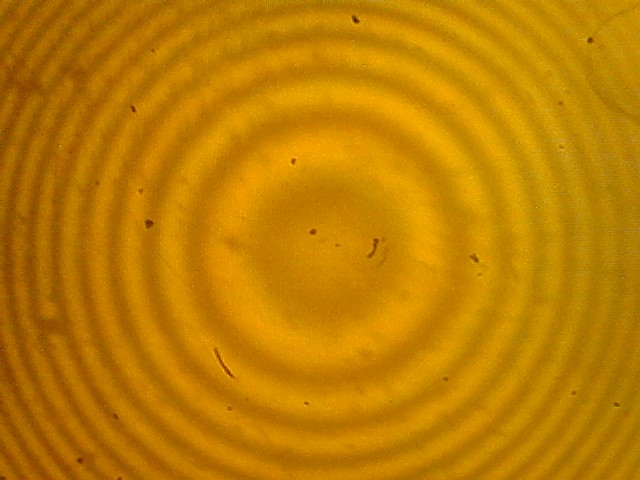
#> input picture OpenCV/AnillosDeNewton/Distancia focal- 5cm hasta el vidrio- 3,5 hasta el objeto.jpg, 640 x 480 px
$ python Intro.py
#> lines starting #> are read from the running program, lines starting #| are printed output that depends on the picture; after the words box and inside, x2 and y2 are one past the last pixel; in counts of white or black regions, pixels touching at a corner belong together
import cv2 as cv
import numpy as np
import os

# Defino colores en BGR nomas por simpleza despues
BLUE = (255,0,0)
GREEN = (0,255,0)
RED = (0,0,255)

# Cargo la imagen y la paso a escala de grises
fname = "./AnillosDeNewton/Distancia focal- 5cm hasta el vidrio- 3,5 hasta el objeto.jpg"
img = cv.imread(fname)
#> img is the input picture: shape (480, 640, 3); mean B, G, R 1.6, 126.2, 190.5
img_copy = cv.imread(fname)
img_grises = cv.cvtColor(img, cv.COLOR_BGR2GRAY)
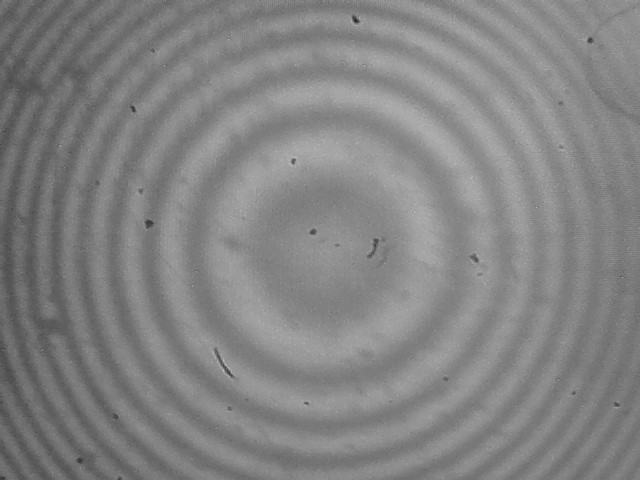
#> img_grises: shape (480, 640); min 32, max 202, mean 131.2

# Me guardo la imagen binarizada (ByN) en la variable 'th'
_, th = cv.threshold(img_grises, 140, 250, cv.THRESH_BINARY)
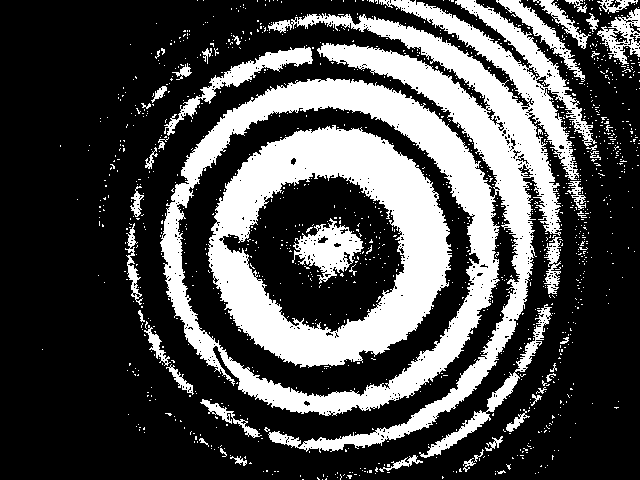
#> th: shape (480, 640); values 0 (black) and 250 (white), 29.9% white; 1275 white regions (1231 under 20 px)

# Con esto encontramos los contornos
cnts1, hier1 = cv.findContours(th, cv.RETR_TREE, cv.CHAIN_APPROX_NONE)
#> cnts1 = 2200 contours, 2145 with area under 20; largest, box (x1, y1, x2, y2) and area: (160, 0, 597, 453) 113325, (176, 105, 481, 398) 65782, (208, 125, 452, 368) 44044, (222, 172, 406, 333) 18554, (292, 218, 364, 284) 2163

# Dibujo y muestro la imagen con sus contornos
img_cnts1 = cv.drawContours(img_copy, cnts1, -1, GREEN, 1)
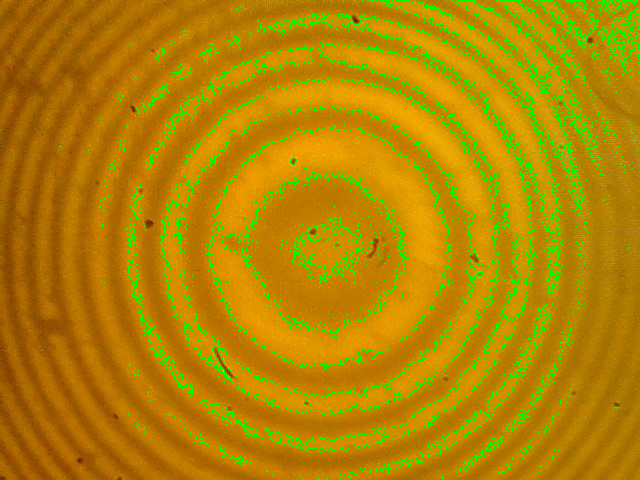
#> img_cnts1: shape (480, 640, 3); mean B, G, R 1.3, 134.1, 176.6

# [9 lines of commented-out code are left out]

lower = np.array([19, 252, 142], dtype=np.uint8)
upper = np.array([179, 252, 201], dtype=np.uint8)

hsv = cv.cvtColor(img, cv.COLOR_BGR2HSV)
#> hsv: shape (480, 640, 3); mean H, S, V 19.7, 252.9, 190.5
mask = cv.inRange(
    src = hsv,
    lowerb = lower,
    upperb = upper
    )
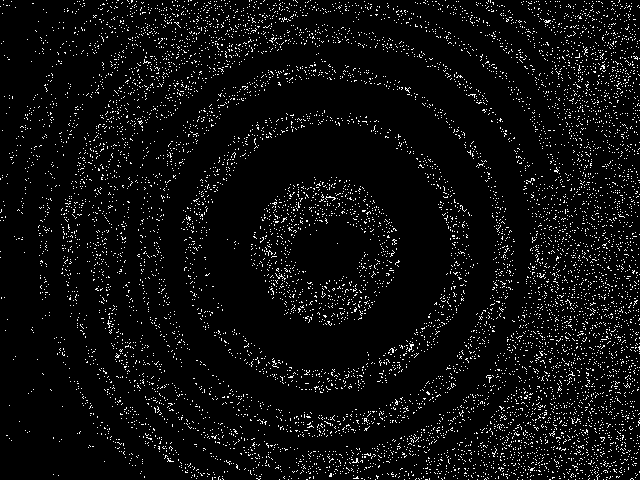
#> mask: shape (480, 640); 5.3% white in thin lines or dots

_, th_mask = cv.threshold(mask, 2, 255, cv.THRESH_MASK)
#> th_mask: shape (480, 640); every value is 0

cnts_mask, h_mask = cv.findContours(
    th_mask, cv.RETR_TREE, cv.CHAIN_APPROX_NONE
)
#> cnts_mask = []; h_mask = None

cv.drawContours(mask, cnts_mask, -1, GREEN, 2)

cv.fastNlMeansDenoisingColored(
    src = cv.cvtColor(mask, cv.COLOR_GRAY2BGR),
    dst = None,
    h = 10,
    hColor = 10,
    templateWindowSize = 17,
    searchWindowSize = 21
)

cv.imshow("th", th_mask)
cv.imshow("Contornos", mask)
cv.imshow("Imagen", img)
cv.waitKey(0)
cv.destroyAllWindows()

$ run again, with OpenCV/AnillosDeNewton/WIN_20241016_12_51_04_Pro.jpg copied over OpenCV/AnillosDeNewton/Distancia focal- 5cm hasta el vidrio- 3,5 hasta el objeto.jpg
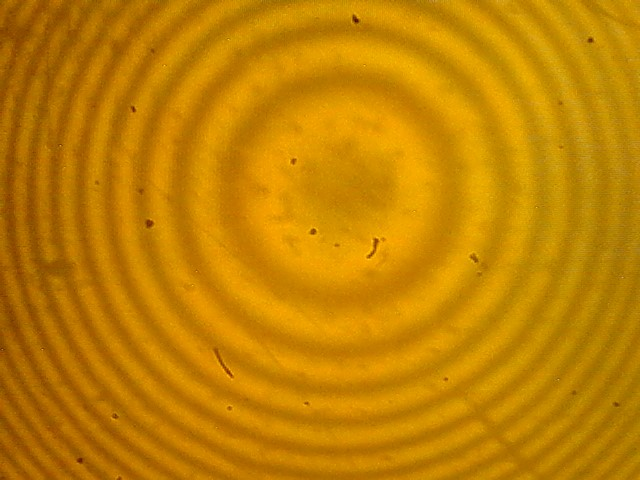
#> input picture OpenCV/AnillosDeNewton/WIN_20241016_12_51_04_Pro.jpg, 640 x 480 px
#> img is the input picture: shape (480, 640, 3); mean B, G, R 1.8, 129.6, 194.2
#> `_, th = cv.threshold(img_grises, 140, 250, cv.THRESH_BINARY)`:
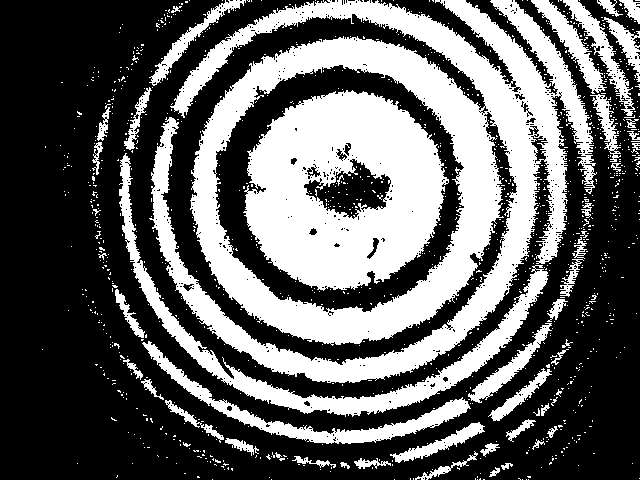
#> th: shape (480, 640); values 0 (black) and 250 (white), 38.3% white; 1134 white regions (1082 under 20 px)
#> cnts1 = 2052 contours, 1987 with area under 20; largest, box (x1, y1, x2, y2) and area: (149, 0, 597, 383) 105168, (214, 64, 465, 313) 47212, (243, 90, 449, 291) 30372, (119, 153, 549, 417) 8468, (142, 341, 471, 444) 3870
#> hsv: shape (480, 640, 3); mean H, S, V 19.9, 252.7, 194.2
#> `mask = cv.inRange( src = hsv, lowerb = lower, upperb = upper )`:
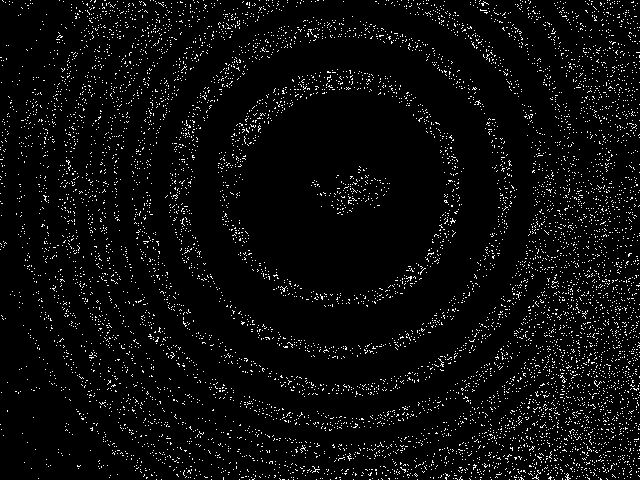
#> mask: shape (480, 640); 4.5% white in thin lines or dots
#> th_mask: shape (480, 640); every value is 0
#> cnts_mask = []; h_mask = None
